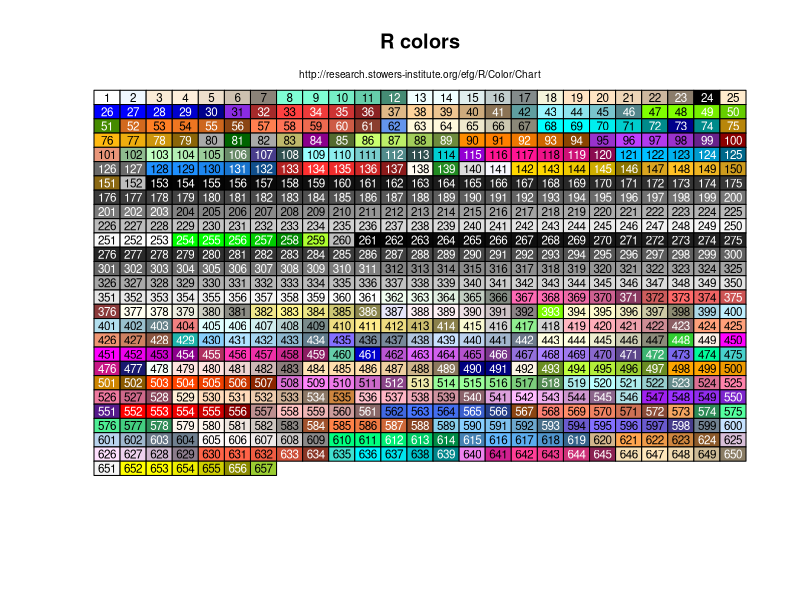

Reproduce this figure in R.
#par(mar=c(1,1,2,1))

stopifnot(length(colors()) == 657)

SetTextContrastColor <- function(color)
{
  ifelse( mean(col2rgb(color)) > 127, "black", "white")
}
TextContrastColor <- unlist( lapply(colors(), SetTextContrastColor) )
colCount <- 25  # number per row
rowCount <- 27

plot( c(1,colCount), c(0,rowCount), type="n", ylab="", xlab="",
      axes=FALSE, ylim=c(rowCount,0))
title("R colors")
mtext("http://research.stowers-institute.org/efg/R/Color/Chart",
      cex=0.6)

for (j in 0:(rowCount-1))
{
  base <- j*colCount
  remaining <- length(colors()) - base
  RowSize <- ifelse(remaining < colCount, remaining, colCount)
  rect((1:RowSize)-0.5,j-0.5, (1:RowSize)+0.5,j+0.5,
       border="black",
       col=colors()[base + (1:RowSize)])
  text((1:RowSize), j, paste(base + (1:RowSize)), cex=0.7,
       col=TextContrastColor[base + (1:RowSize)])
}
